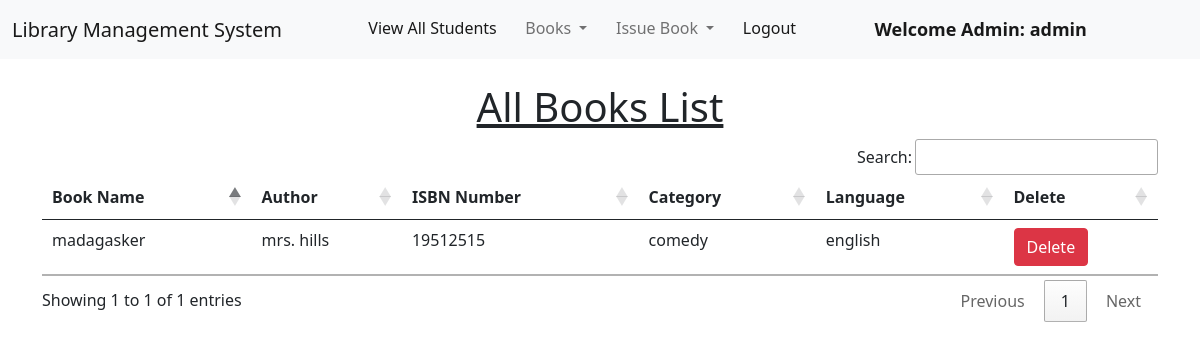
Page /view_book/5/ (signed in) on the committed database.
### library/models.py (models this page shows, shortened)
class Book(models.Model):
    title = models.CharField(max_length=200)
    author = models.CharField(max_length=200)
    isbn = models.PositiveIntegerField()
    genre = models.CharField(max_length=50)
    language = models.CharField(max_length=50)

### library/views.py (the view)
# urls.py: path("view_book/<int:pk>/", views.BookDetail.as_view(), name="view_book"),
class BookDetail(LoginRequiredMixin,DetailView):
    model=Book
    fields='__all__'
    template_name = 'view_book.html'

### library/templates/view_book.html (shortened to what this page needs)
{% extends 'admin_navbar.html' %}
{% load static %}
{% block body %}
<div class="container mt-4">
    <h1 class="text-center"><u>All Books List</u></h1>
    <table class="table table-hover" id="example">
        <thead>
            <tr>
                <th>Book Name</th>
                <th>Author</th>
                <th>ISBN Number</th>
                <th>Category</th>
                <th>Language</th>
                <th>Delete</th>
            </tr>
        </thead>
        <tbody>
            <tr>
                <td>{{book.title}}</td>
                <td>{{book.author}}</td>
                <td>{{book.isbn}}</td>
                <td>{{book.genre}}</td>
                <td>{{book.language}}</td>
                <td><a href="/delete_book/{{book.id}}/" class="btn btn-danger" onclick="return confirm('Are you sure you want to delete this book?')">Delete</a></td>
            </tr>
        </tbody>
    </table>
    </div>
{% endblock %}

### library/templates/admin_navbar.html (shortened to what this page needs)
<!doctype html>
<html lang="en">
  <head>
    <link href="https://cdn.jsdelivr.net/npm/bootstrap@5.1.0/dist/css/bootstrap.min.css" rel="stylesheet">
    <link rel="stylesheet" href="https://cdn.datatables.net/1.10.25/css/jquery.dataTables.min.css">
    <link rel="stylesheet" href="https://cdn.datatables.net/buttons/1.7.1/css/buttons.dataTables.min.css">
  </head>
  <body>
    <nav class="navbar navbar-expand-lg navbar-light bg-light">
        <div class="container-fluid">
          <a class="navbar-brand" href="/view_books/">Library Management System</a>
          <div class="collapse navbar-collapse" id="navbarSupportedContent">
            <ul class="navbar-nav me-auto mb-2 mb-lg-0">
              <li class="nav-item">
                <a class="nav-link active" aria-current="page" href="/view_students/">View All Students</a>
              </li>
              <li class="nav-item dropdown">
                <a class="nav-link dropdown-toggle" href="#" id="navbarDropdown" role="button" data-bs-toggle="dropdown" aria-expanded="false">
                  Books
                </a>
              </li>
              <li class="nav-item dropdown">
                <a class="nav-link dropdown-toggle" href="#" id="navbarDropdown" role="button" data-bs-toggle="dropdown" aria-expanded="false">
                  Issue Book
                </a>
              </li>
              <li class="nav-item">
                <a class="nav-link active" aria-current="page" href="/logout/">Logout</a>
              </li>
              <li class="nav-item">
                <a style="font-weight:600; font-family:'Segoe UI', Tahoma, Geneva, Verdana, sans-serif; font-size: large;" class="nav-link active" href="#">Welcome Admin: {{request.user}}</a>
              </li>
            </ul>
          </div>
        </div>
      </nav>
      {% block body %}
      {% endblock %}
  </body>
</html>

### rows in the picture
Book: title "madagasker", author "mrs. hills", isbn "19512515", genre "comedy", language "english"

### other values in the picture
{{ request.user }} "admin"
